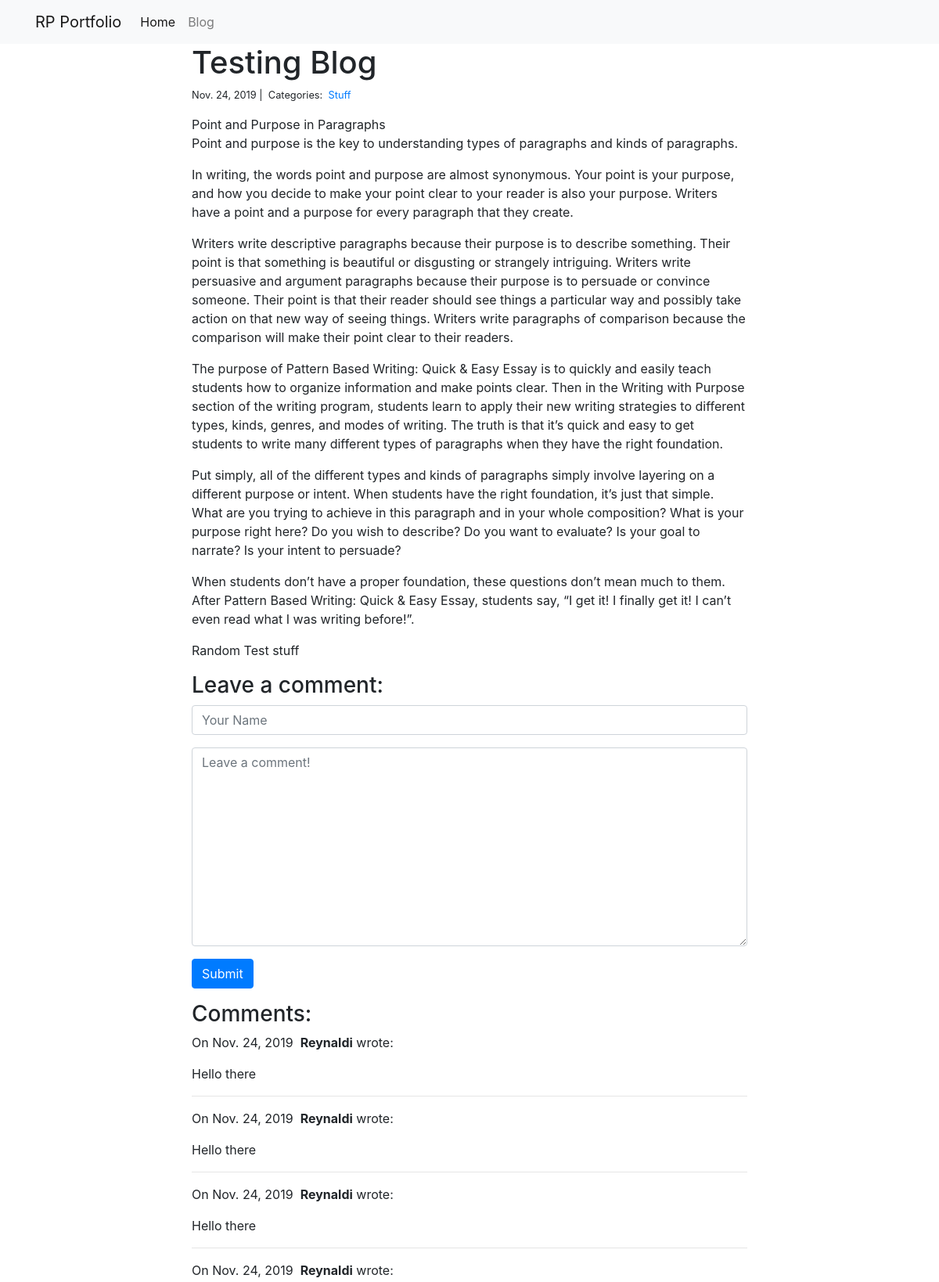
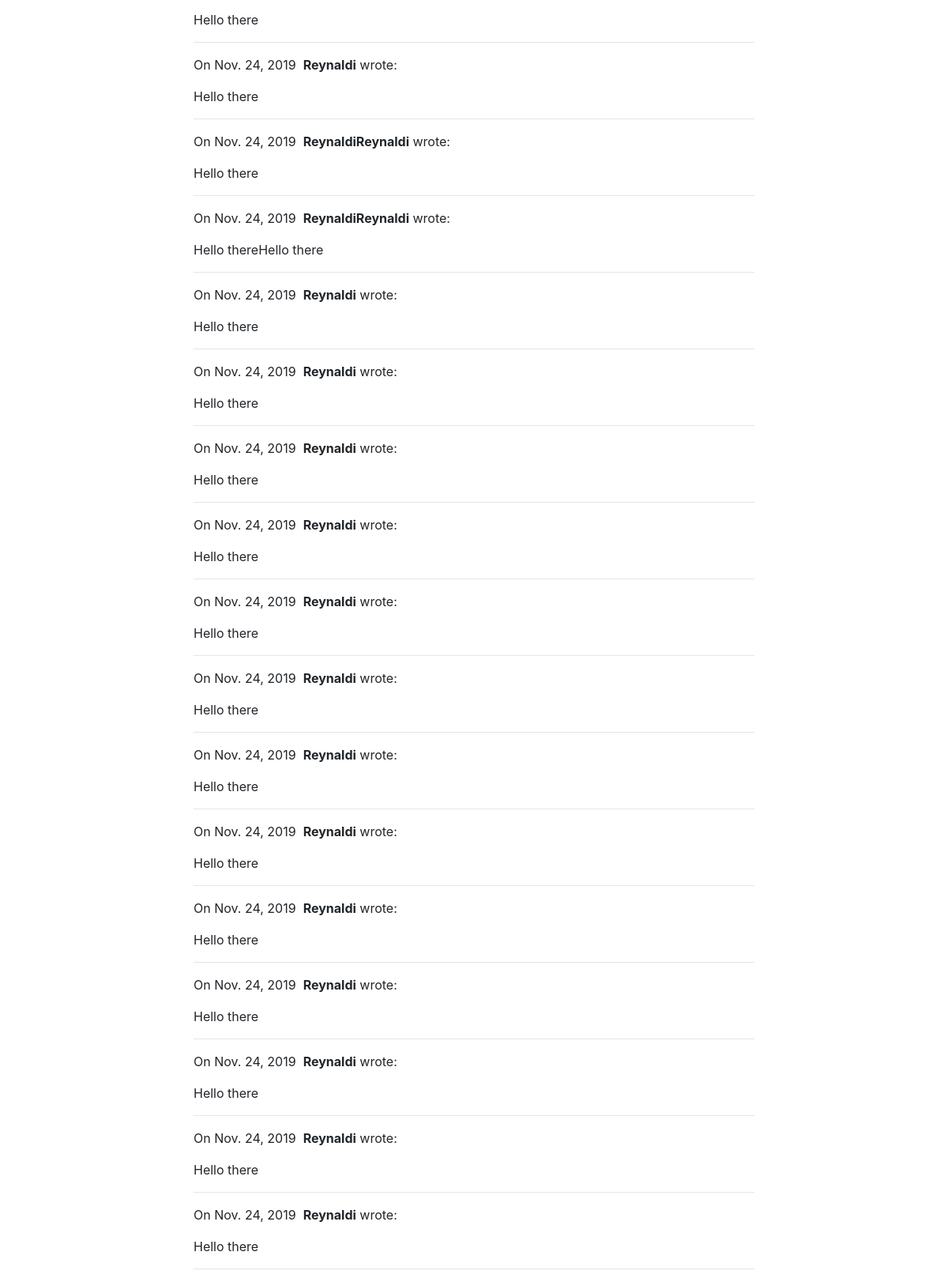
Page /blog/1/ on the committed database (2 pictures, top to bottom).
### blog/models.py (models this page shows)
class Post(models.Model):
    title = models.CharField(max_length=255)
    body = models.TextField()
    created_on = models.DateTimeField(auto_now_add=True)
    last_modified = models.DateTimeField(auto_now=True)
    categories = models.ManyToManyField("Category", related_name="posts")

class Category(models.Model):
    name = models.CharField(max_length=20)

class Comment(models.Model):
    author = models.CharField(max_length=60)
    body = models.TextField()
    created_on = models.DateTimeField(auto_now_add=True)
    post = models.ForeignKey("Post", on_delete=models.CASCADE)

### blog/views.py (the view, shortened to what this page needs)
# urls.py: path("<int:pk>/", views.blog_detail, name="blog_detail"),
def blog_detail(request, pk):
    post = Post.objects.get(pk=pk)
    comments = Comment.objects.filter(post=post)
    form = CommentForm()
    context = {"post": post, "comments": comments, "form": form}
    return render(request, "blog_detail.html", context)

### blog/forms.py
class CommentForm(forms.Form):
    author = forms.CharField(
        max_length=60,
        widget=forms.TextInput(attrs={
            "class": "form-control",
            "placeholder": "Your Name"
        })
    )
    body = forms.CharField(widget=forms.Textarea(
        attrs={
            "class": "form-control",
            "placeholder": "Leave a comment!"
        })
    )

### blog/templates/blog_detail.html (shortened to what this page needs)
{% extends "base.html" %}
{% block page_content %}
<div class="col-md-8 offset-md-2">
    <h1>{{ post.title }}</h1>
    <small>
        {{ post.created_on.date }} |&nbsp;
        Categories:&nbsp;
        {% for category in post.categories.all %}
        <a href="{% url 'blog_category' category.name %}">
            {{ category.name }}
        </a>&nbsp;
        {% endfor %}
    </small>
    <p>{{ post.body | linebreaks }}</p>
    <h3>Leave a comment:</h3>
    <form action="/blog/{{ post.pk }}/" method="post">
        <div class="form-group">
            {{ form.author }}
        </div>
        <div class="form-group">
            {{ form.body }}
        </div>
        <button type="submit" id="SubmitBtn" class="btn btn-primary">Submit</button>
    </form>
    <h3>Comments:</h3>
    {% for comment in comments %}
    <p>
        On {{comment.created_on.date }}&nbsp;
        <b>{{ comment.author }}</b> wrote:
    </p>
    <p>{{ comment.body }}</p>
    <hr>
    {% endfor %}
</div>
{% endblock %}

### personal_portfolio/templates/base.html (shortened to what this page needs)
<link rel="stylesheet" href="https://stackpath.bootstrapcdn.com/bootstrap/4.1.3/css/bootstrap.min.css">
<nav class="navbar navbar-expand-lg navbar-light bg-light">
    <div class="container">
        <a class="navbar-brand" href="{% url 'project_index' %}">RP Portfolio</a>
        <div class="collapse navbar-collapse" id="navbarSupportedContent">
          <ul class="navbar-nav mr-auto">
            <li class="nav-item active">
              <a class="nav-link" href="{% url 'project_index' %}">Home</a>
            </li>
            <li class="nav-item">
              <a class="nav-link" href="{% url 'blog_index' %}">Blog</a>
            </li>
          </ul>
        </div>
    </div>
</nav>
<div class="container">
    {% block page_content %}{% endblock %}
</div>

### rows in the picture
Post: title "Testing Blog", created_on "Nov. 24, 2019", body "Point and Purpose in Paragraphs Point and purpose is the key to understanding types of paragraphs and kinds of paragraphs. In writing, the words point and purpose are almost synonymous. Your point is your purpose, and how you decide to make your point clear to your reader is also your purpose. Writers have a point and a purpose for every paragraph that they create. Writers write descriptive paragraphs because their purpose is to describe something. Their point is that something is beautiful or disgusting or strangely intriguing. Writers write persuasive and argument paragraphs because their purpose is to persuade or convince someone. Their point is that their reader should see things a…"
Category: name "Stuff"
Comment: created_on "Nov. 24, 2019", author "Reynaldi", body "Hello there"
Comment: created_on "Nov. 24, 2019", author "Reynaldi", body "Hello there"
Comment: created_on "Nov. 24, 2019", author "Reynaldi", body "Hello there"
Comment: created_on "Nov. 24, 2019", author "Reynaldi", body "Hello there"
Comment: created_on "Nov. 24, 2019", author "Reynaldi", body "Hello there"
Comment: created_on "Nov. 24, 2019", author "ReynaldiReynaldi", body "Hello there"
Comment: created_on "Nov. 24, 2019", author "ReynaldiReynaldi", body "Hello thereHello there"
Comment: created_on "Nov. 24, 2019", author "Reynaldi", body "Hello there"
Comment: created_on "Nov. 24, 2019", author "Reynaldi", body "Hello there"
Comment: created_on "Nov. 24, 2019", author "Reynaldi", body "Hello there"
Comment: created_on "Nov. 24, 2019", author "Reynaldi", body "Hello there"
Comment: created_on "Nov. 24, 2019", author "Reynaldi", body "Hello there"
Comment: created_on "Nov. 24, 2019", author "Reynaldi", body "Hello there"
Comment: created_on "Nov. 24, 2019", author "Reynaldi", body "Hello there"
Comment: created_on "Nov. 24, 2019", author "Reynaldi", body "Hello there"
Comment: created_on "Nov. 24, 2019", author "Reynaldi", body "Hello there"
Comment: created_on "Nov. 24, 2019", author "Reynaldi", body "Hello there"
Comment: created_on "Nov. 24, 2019", author "Reynaldi", body "Hello there"
Comment: created_on "Nov. 24, 2019", author "Reynaldi", body "Hello there"
Comment: created_on "Nov. 24, 2019", author "Reynaldi", body "Hello there"
